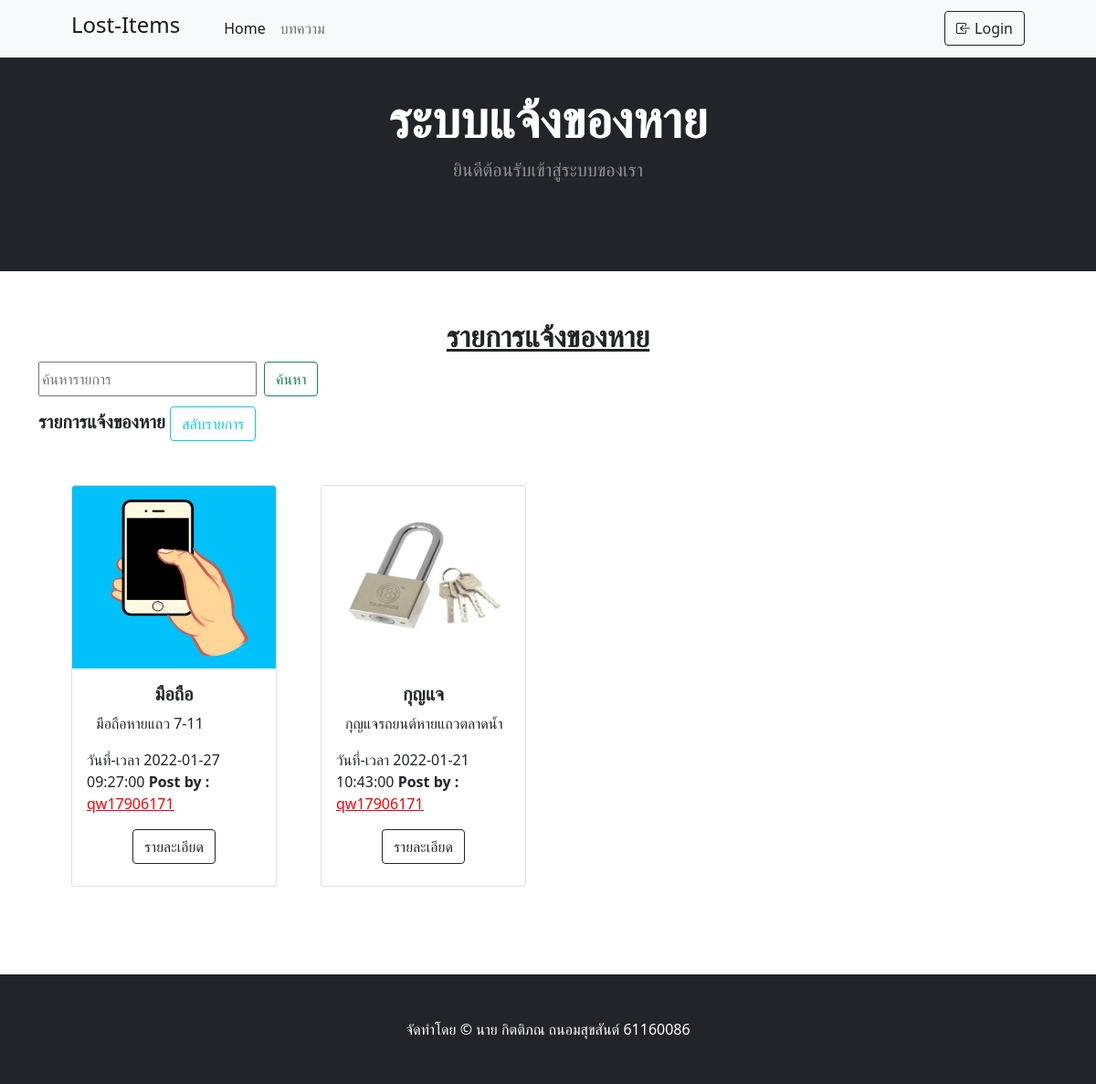
The page / on the database its author committed.
### tables this page shows
CREATE TABLE `item_lost` (
  `ID_Item` int(11) NOT NULL,
  `user_id` int(11) NOT NULL,
  `image` varchar(250) NOT NULL,
  `name` varchar(45) NOT NULL,
  `title` varchar(250) NOT NULL,
  `date` timestamp NOT NULL DEFAULT current_timestamp(),
  `detail` varchar(1000) NOT NULL,
  `reward` varchar(10) NOT NULL
);

CREATE TABLE `users` (
  `ID_users` int(11) NOT NULL,
  `username` varchar(45) NOT NULL,
  `passwd` varchar(45) NOT NULL,
  `user_name` varchar(45) NOT NULL,
  `user_surname` varchar(45) NOT NULL,
  `email` varchar(45) NOT NULL,
  `phone` varchar(10) NOT NULL,
  `user_group` varchar(1) NOT NULL
);

### index.php (the view, shortened to what this page needs)
<!DOCTYPE html>
<html lang="en">
    <head>
        <link href="https://cdn.jsdelivr.net/npm/bootstrap-icons@1.5.0/font/bootstrap-icons.css" rel="stylesheet" />
        <link href="css/styles.css" rel="stylesheet" />
    </head>
    <body >
        <nav class="navbar navbar-expand-lg navbar-light bg-light fixed-top">
            <div class="container px-4 px-lg-5">
                <a class="navbar-brand" href="#!"><h4>Lost-Items</h4></a>
                <div class="collapse navbar-collapse" id="navbarSupportedContent">
                    <ul class="navbar-nav me-auto mb-2 mb-lg-0 ms-lg-4">
                        <li class="nav-item"><a class="nav-link active" aria-current="page" href="index.php">Home</a></li>
                        <li class="nav-item"><a class="nav-link" href="admin/index-articles.php">บทความ</a></li>
                    </ul>
                    <?php
                        if (isset($_SESSION['loggedin'])) { $user_id = $_SESSION['user_id']; ?>
                    <form class="d-flex" action="user_info.php">
                        <button class="btn btn-outline-dark"  type="submit">
                        <i class="bi bi-people-fill"></i>
                            บัญชี
                       </button>
                    </form>
                    &nbsp;
                    <form class="d-flex" action="db/logout.php">
                        <button class="btn btn-outline-danger"  type="submit">
                        <i class="bi bi-box-arrow-in-left"></i>
                            Logout
                         </button>
                    </form>
                    <?php
                    } else { ?>
                         <form class="d-flex" action="login.php">
                        <button class="btn btn-outline-dark"  type="submit">
                        <i class="bi bi-box-arrow-in-left"></i>
                            Login
                        </button>
                    </form>
                    <?php
                    }
                    ?>
                </div>
            </div>
        </nav>
        <header class="bg-dark  py-5"  >
            <div class="container px-4  px-lg-5 my-5">
                <div class="text-center text-white">
                    <h1 class="display-4 fw-bolder">ระบบแจ้งของหาย</h1>
                    <p class="lead fw-normal text-white-50 mb-0">ยินดีต้อนรับเข้าสู่ระบบของเรา</p>
                </div>
           </div>
      </header>
        <section class="py-5">
        <div class="container ">
        <h2 align='center'><i class='fas fa-user' style='font-size:36px'></i><b><u> รายการแจ้งของหาย</b></u></h2>
        <?php $q = (isset($_GET['q']) ? $_GET['q'] : ''); ?>
        <form action="index.php" method="get" class="d-flex">
          <input class="me-2" type="text" name="q"  placeholder="ค้นหารายการ">
          <button class="btn btn-outline-success" type="submit">ค้นหา</button>
        </form>
        <h5 align='left'><i class='fas fa-user' style='font-size:36px'></i> <b>รายการแจ้งของหาย </b><a class="btn btn-outline-info " href="index2.php" role="button" data-bs-toggle="tooltip" data-bs-placement="right"  data-bs-html="true" title="แสดงรายการแจ้งพบของหาย ">สลับรายการ</a></h5>
         </div>
<?php
if($q==''){
      require_once('db/connection.php');
      $mysqli = new mysqli($db_host, $db_user, $db_password, $db_name);
      $mysqli->set_charset("utf8");
      $sql = "SELECT *
         FROM item_lost il INNER JOIN users u
       ON user_id = u.ID_users
        ORDER BY date DESC";
      $result = $mysqli->query($sql);
      if (!$result) {
        echo ("Error: ". $mysqli->error);
      } else {
      ?>
    <div class="container px-4 px-lg-5 mt-5">
    <div class="row gx-4 gx-lg-5 row-cols-2 row-cols-md-3 row-cols-xl-4 justify-content-left">
      <?php while($row = $result->fetch_object()){ ?>
                 <div class="col mb-5">
                        <div class="card h-100">
                            <img class="card-img-top" style="width:300;height:200px;"src="upload/<?php echo $row->image ?>" alt="..." />
                            <div class="card-body ">
                                <div class="text-center">
                                    <h5 class="fw-bolder"><?php echo $row->name ?></h5>
                                </div>
                                <p style="text-indent:10px;"><?php echo $row->title ?><p>
                                <div class="text-left">
                                   วันที่-เวลา <?php echo $row->date ?>
                                   <b>Post by :</b> <a  href="#"  data-bs-toggle="tooltip" data-bs-placement="right"  data-bs-html="true" title="<b>Name</b>=<?php echo $row->user_name ?><br><b>Surname</b>=<?php echo $row->user_surname ?><br><b>Phone</b>=<?php echo $row->phone ?>"><u style="color:red" ><?php echo $row->username ?></u></a>
                                </div>
                            </div>
                            <div class="card-footer p-4 pt-0 border-top-0 bg-transparent">
                                <div class="text-center"><a class="btn btn-outline-dark mt-auto" href="item_detail.php?id=<?php echo $row->ID_Item?>">รายละเอียด</a></div>
                            </div>
                        </div>
                    </div>
      <?php
      }
      ?>
      <?php
    }
}else if($q!=''){
     require_once('db/connection.php');
     $mysqli = new mysqli($db_host, $db_user, $db_password, $db_name);
     $mysqli->set_charset("utf8");
     if ($mysqli->connect_errno) {
     echo "Failed to connect to MySQL: (" . $mysqli->connect_errno . ") " . $mysqli->connect_error;
     } else {
     }
     $sql = "SELECT *
       FROM item_lost il INNER JOIN users u
       ON user_id = u.ID_users
       WHERE title LIKE '%$q%' OR name LIKE '%$q%'
       ORDER BY date DESC";
     $result = $mysqli->query($sql);
     if (!$result) {
       echo ("Error: ". $mysqli->error);
     } else {
     ?>
     <div class="container px-4 px-lg-5 mt-5">
    <div class="row gx-4 gx-lg-5 row-cols-2 row-cols-md-3 row-cols-xl-4 justify-content-left">
     <?php while($row = $result->fetch_object()){ ?>
         <div class="col mb-5">
                        <div class="card h-100">
                            <img class="card-img-top" style="width:300;height:200px;"src="upload/<?php echo $row->image ?>" alt="..." />
                            <div class="card-body ">
                                <div class="text-center">
                                    <h5 class="fw-bolder"><?php echo $row->name ?></h5>
                                </div>
                                <p style="text-indent:10px;"><?php echo $row->title ?><p>
                                <div class="text-left">
                                   วันที่-เวลา <?php echo $row->date ?>
                                   <b>Post by :</b> <a  href="#"  data-bs-toggle="tooltip" data-bs-placement="right"  data-bs-html="true" title="<b>Name</b>=<?php echo $row->user_name ?><br><b>Surname</b>=<?php echo $row->user_surname ?><br><b>Phone</b>=<?php echo $row->phone ?>"><u style="color:red" ><?php echo $row->username ?></u></a>
                                </div>
                            </div>
                            <div class="card-footer p-4 pt-0 border-top-0 bg-transparent">
                                <div class="text-center"><a class="btn btn-outline-dark mt-auto" href="item_detail.php?id=<?php echo $row->ID_Item?>">รายละเอียด</a></div>
                            </div>
                        </div>
                    </div>
            <?php
            }
            ?>
            <?php
     }
            }
?>
        </section>
        <footer class="py-5 bg-dark">
            <div class="container"><p class="m-0 text-center text-white">จัดทำโดย &copy; นาย กิตติภณ ถนอมสุขสันต์ 61160086</p></div>
        </footer>
    </body>
</html>

### rows shown on the page
item_lost: image (picture), name "มือถือ", title "มือถือหายแถว 7-11", date "2022-01-27 09:27:00", user.username "qw17906171"
item_lost: image (picture), name "กุญแจ", title "กุญแจรถยนต์หายแถวตลาดน้ำ", date "2022-01-21 10:43:00", user.username "qw17906171"
